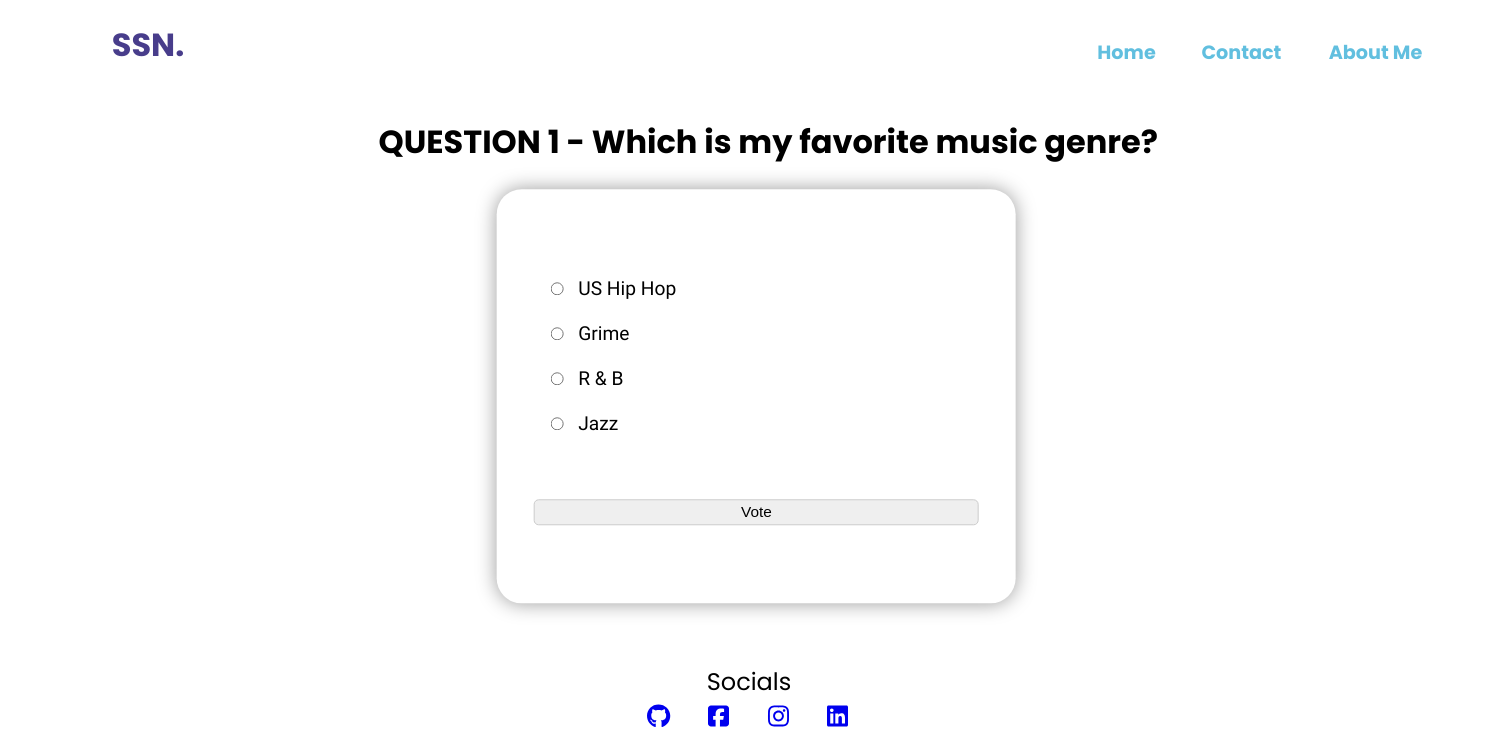
The page /polls/1/ on the database its author committed.
### poll/models.py (models this page shows, shortened)
class Question(models.Model):
    question_text = models.CharField(max_length=200)
    pub_date = models.DateTimeField('date published')

class Choice(models.Model):
    question = models.ForeignKey(Question, on_delete=models.CASCADE)
    choice_text = models.CharField(max_length=200)
    votes = models.IntegerField(default=0)

### poll/views.py (the view)
# urls.py: path('<int:question_id>/', views.detail, name='detail'),
def detail(request, question_id):
    question = get_object_or_404(Question, pk=question_id)
    return render(request, 'detail.html', {'question': question})

### poll/templates/detail.html (shortened to what this page needs)
{% extends "main_p.html"%}
        {% block dependencies%}
            {% load static %}
            <link rel="stylesheet" type="text/css" href="{% static 'polls.css' %}">
        {% endblock dependencies %}
        {% block content%}
            <div class='poll'>
                <h1>QUESTION {{ question.id }} - {{ question.question_text }}</h1>
                <div class='poll-container'>
                    <form class='poll-card' action="{% url 'polls:vote' question.id %}" method="post">
                        <fieldset style="border: none;">
                            {% for choice in question.choice_set.all %}
                                <input type="radio" name="choice" id="choice{{ forloop.counter }}" value="{{ choice.id }}">
                                <label for="choice{{ forloop.counter }}">{{ choice.choice_text }}</label><br>
                            {% endfor %}
                        </fieldset>
                        <input type="submit" value="Vote">
                    </form>
                </div>
            </div>
        {% endblock content%}

### home/static/main.css (style rules this page uses)
body { font-family: 'Poppins', sans-serif; }

### poll/static/polls.css (style rules this page uses)
h1 { position: relative; left: 25%; }
.poll-container { display: flex; margin-top: 3%; justify-content: space-evenly; flex-direction: row; }
.poll-card { position: relative; left: 18%; top: 30%; transform: translate(-50%, -5%); display: flex; justify-content: space-evenly; background: white; align-items: left; flex-direction: column; border-radius: 25px; width: 30%; min-height: 340px; box-shadow: 0 0px 20px rgba(0,0,0,0.4); font-size: 1.2rem; padding: 2.5%; margin-bottom: 2%; text-align: left; font-family: 'Hahmlet', serif; }
.poll-card label { cursor: pointer; display: inline-block; padding: 3px 10px; margin: 8px 0; width: 30; font-size: 1.2rem; }
.poll-card input { font-size: 0.96rem; border: 1px solid #ccc; padding: 3px 6px; margin: 8px 0; border-radius: 5px; }

### rows shown on the page
Question: id "1", question_text "Which is my favorite music genre?"
Choice: choice_text "US Hip Hop"
Choice: choice_text "Grime"
Choice: choice_text "R & B"
Choice: choice_text "Jazz"
